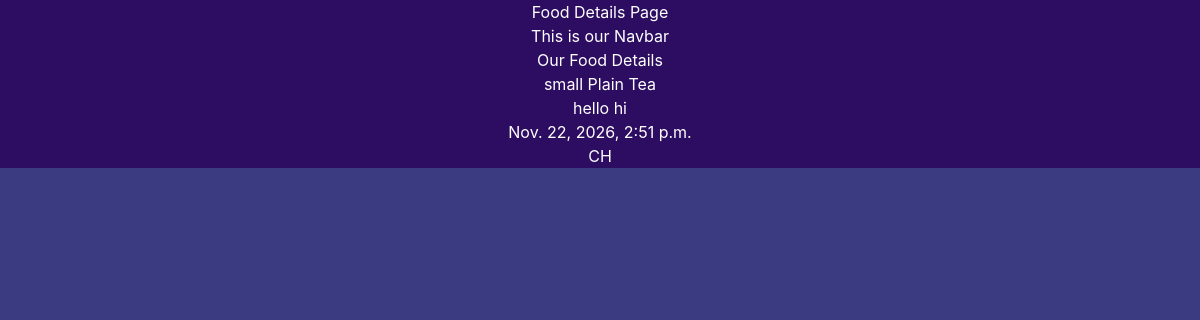
/project/1/, run on the app's committed database.
### Project/models.py (models this page shows, shortened)
class FoodVariety(models.Model):
    FOOD_TYPE_CHOICE=[
        ('PZ','PIZZA'),
        ('CH','CHAI'),
        ('CF','COFFEE'),
        ('ND','NOODLES'),
        ('FF','FRENCH FRIES'),
    ]
    name = models.CharField(max_length=100)
    image = models.ImageField(upload_to='projects/')
    date = models.DateTimeField(default=timezone.now)
    type = models.CharField(max_length=2,choices=FOOD_TYPE_CHOICE)
    description = models.TextField(default='')

### Project/views.py (the view)
# urls.py: path('<int:food_id>/',views.food_detail,name="food_detail"),
def food_detail(request,food_id):
    food = get_object_or_404(FoodVariety,pk= food_id)
    return render(request,'Project/food_details.html',{'food':food})

### Project/templates/Project/food_details.html (shortened to what this page needs)
{% extends "layout.html" %}
{% block content %}
<h1>Our Food Details</h1>
<h3>{{ food.name }}</h3>
<p>{{ food.description }}</p>
<p>{{ food.date }}</p>
<p>{{food.type}}</p>
{% endblock %}

### static/style.css (style rules this page uses)
* { margin: 0; padding: 0; color: white; }
#page { background-color: rgb(45, 13, 97); text-align: center; }
:root:not([data-theme]) { background-color: rgb(59, 59, 130); }

### data on the page
FoodVariety: name "small Plain Tea", description "hello hi", date "Nov. 22, 2026, 2:51 p.m.", type "CH"
